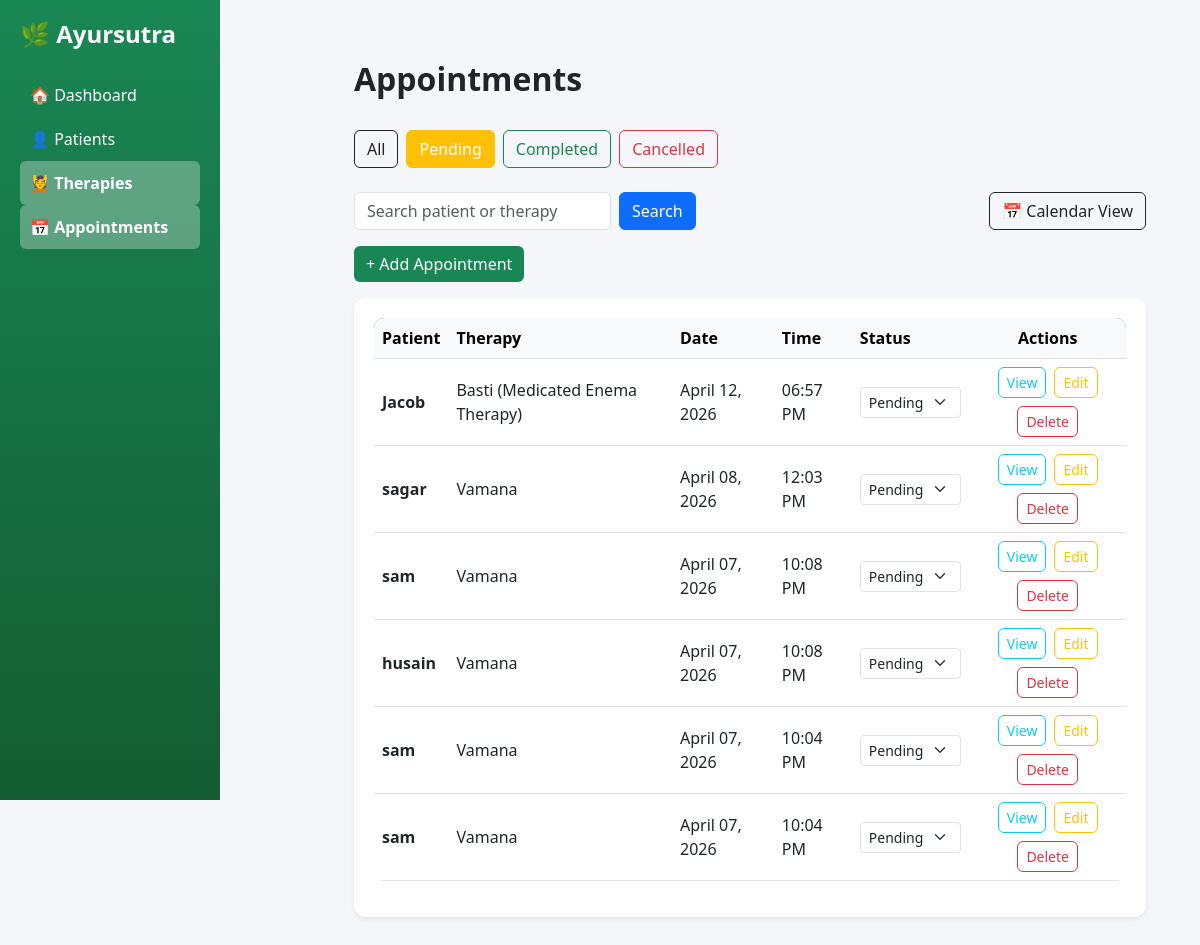
Page /therapies/appointments/?status=PENDING on the committed database.
### therapies/models.py (models this page shows, shortened)
class Appointment(models.Model):
    STATUS_CHOICES = [
        ('PENDING', 'Pending'),
        ('COMPLETED', 'Completed'),
        ('CANCELLED', 'Cancelled'),
    ]
    patient = models.ForeignKey(Patient, on_delete=models.CASCADE, related_name="therapy_appointments")
    therapy = models.ForeignKey(Therapy, on_delete=models.CASCADE)
    date = models.DateTimeField()
    time = models.TimeField()
    status = models.CharField(
        max_length=10,
        choices=STATUS_CHOICES,
        default='PENDING'
    )
    doctor_notes = models.TextField(blank=True, null=True)

class Therapy(models.Model):
    therapy_name = models.CharField(max_length=100)
    duration = models.IntegerField(help_text="Duration in minutes")
    description = models.TextField()
    precautions = models.TextField(blank=True)
    def __str__(self):
        return self.therapy_name

### patients/models.py (models this page shows, shortened)
class Patient(models.Model):
    GENDER_CHOICES = [
        ('Male', 'Male'),
        ('Female', 'Female'),
        ('Prefer not to say', 'Prefer not to say'),
    ]
    name = models.CharField(max_length=100)
    age = models.IntegerField()
    gender = models.CharField(max_length=25, choices=GENDER_CHOICES)
    phone = models.CharField(max_length=10, validators=[phone_validator])
    user = models.OneToOneField(User, on_delete=models.CASCADE, related_name='patient')
    name = models.CharField(max_length=100)
    phone = models.CharField(max_length=15)
    email = models.EmailField(blank=True, null=True)
    def __str__(self):
        return self.name

### therapies/views.py (the view)
# urls.py: path('appointments/', views.appointment_list, name='appointments'),
def appointment_list(request):
    status_filter = request.GET.get('status')
    query = request.GET.get('q')
    appointments = Appointment.objects.all().order_by('-date', '-time')
    if status_filter:
        appointments = appointments.filter(status=status_filter)
    if query:
     appointments = appointments.filter(
        Q(patient__name__icontains=query) |
        Q(therapy__therapy_name__icontains=query)
    )
    return render(request, 'therapies/appointment_list.html', {
        'appointments': appointments,
        'status_filter': status_filter,
        'query': query
    })

### templates/therapies/appointment_list.html (shortened to what this page needs)
{% extends 'base.html' %}
{% block content %}
<div class="main-content px-4">
    <div class="d-flex justify-content-between align-items-center mb-4">
        <h2>Appointments</h2>
    </div>
    <div class="mb-4 d-flex flex-wrap gap-2">
        <a href="{% url 'appointments' %}"
           class="btn {% if not status_filter %}btn-dark{% else %}btn-outline-dark{% endif %}">
           All
        </a>
        <a href="?status=PENDING"
           class="btn {% if status_filter == 'PENDING' %}btn-warning{% else %}btn-outline-warning{% endif %}">
           Pending
        </a>
        <a href="?status=COMPLETED"
           class="btn {% if status_filter == 'COMPLETED' %}btn-success{% else %}btn-outline-success{% endif %}">
           Completed
        </a>
        <a href="?status=CANCELLED"
           class="btn {% if status_filter == 'CANCELLED' %}btn-danger{% else %}btn-outline-danger{% endif %}">
           Cancelled
        </a>
    </div>
    <div class="d-flex justify-content-between align-items-center mb-3 flex-wrap gap-2">
        <form method="GET" class="d-flex">
            <input type="text" name="q" value="{{ query|default:'' }}"
                   class="form-control me-2" placeholder="Search patient or therapy">
            <button class="btn btn-primary">Search</button>
        </form>
        <a href="{% url 'appointment_calendar' %}" class="btn btn-outline-dark">
            📅 Calendar View
        </a>
    </div>
    <a href="{% url 'add_appointment' %}" class="btn btn-success mb-3">
        + Add Appointment
    </a>
    <div class="card shadow-sm">
        <div class="card-body">
            {% if appointments %}
            <div class="table-responsive">
                <table class="table table-hover align-middle">
                    <thead class="table-light">
                        <tr>
                            <th>Patient</th>
                            <th>Therapy</th>
                            <th>Date</th>
                            <th>Time</th>
                            <th>Status</th>
                            <th class="text-center">Actions</th>
                        </tr>
                    </thead>
                    <tbody>
                        {% for appt in appointments %}
                        <tr>
                            <td class="fw-semibold">{{ appt.patient }}</td>
                            <td>{{ appt.therapy }}</td>
                            <td>{{ appt.date|date:"F d, Y" }}</td>
                            <td>{{ appt.time|time:"h:i A" }}</td>
                            <td>
                                <form method="POST" action="{% url 'update_status' appt.id %}">
                                    <select name="status" onchange="this.form.submit()" class="form-select form-select-sm">
                                        <option value="PENDING" {% if appt.status == "PENDING" %}selected{% endif %}>Pending</option>
                                    </select>
                                </form>
                            </td>
                            <td class="text-center">
                                <div class="d-flex justify-content-center gap-2 flex-wrap">
                                    <a href="{% url 'appointment_detail' appt.id %}" class="btn btn-sm btn-outline-info">View</a>
                                    <a href="{% url 'appointment_edit' appt.id %}" class="btn btn-sm btn-outline-warning">Edit</a>
                                    <a href="{% url 'appointment_delete' appt.id %}"
                                       class="btn btn-sm btn-outline-danger"
                                       onclick="return confirm('Are you sure you want to delete this appointment?');">
                                       Delete
                                    </a>
                                </div>
                            </td>
                        </tr>
                        {% endfor %}
                    </tbody>
                </table>
            </div>
            {% else %}
                <div class="text-center p-4">
                    <h5>No appointments found</h5>
                    <p class="text-muted">Try changing filters</p>
                </div>
            {% endif %}
        </div>
    </div>
</div>
{% endblock %}

### patients/static/patients/css/style.css (style rules this page uses)
body { font-family: 'Segoe UI', Tahoma, Geneva, Verdana, sans-serif; background-color: #f4f6f9; margin: 0; }
.main-content { margin-left: 220px; padding: 30px; }
.card { border: none; border-radius: 12px; box-shadow: 0 4px 12px rgba(0,0,0,0.08); }
.card-body { padding: 20px; }
.table { border-radius: 10px; overflow: hidden; }
.table thead { background-color: #198754; color: white; }
.btn { border-radius: 6px; transition: 0.2s ease; }
.btn-success { background-color: #198754; border: none; }
.btn-warning { color: white; }
h2 { font-weight: 600; }
form input, form textarea { border-radius: 6px !important; padding: 8px; }
form select { border-radius: 6px; padding: 8px; appearance: auto; -webkit-appearance: menulist; -moz-appearance: menulist; cursor: pointer; }
.card, .btn { transition: all 0.2s ease-in-out; }
select { appearance: none; -webkit-appearance: none; -moz-appearance: none; }
.main-content { overflow-x: auto; }

### templates/therapies/appointment_list.html (style rules this page uses)
.main-content { margin-left: 150px; width: calc(100% - 150px); padding: 30px; }

### rows in the picture
Appointment: patient "Jacob", therapy "Basti (Medicated Enema Therapy)", date "April 12, 2026", time "06:57 PM", status "Pending"
Appointment: patient "sagar", therapy "Vamana", date "April 08, 2026", time "12:03 PM", status "Pending"
Appointment: patient "sam", therapy "Vamana", date "April 07, 2026", time "10:08 PM", status "Pending"
Appointment: patient "husain", therapy "Vamana", date "April 07, 2026", time "10:08 PM", status "Pending"
Appointment: patient "sam", therapy "Vamana", date "April 07, 2026", time "10:04 PM", status "Pending"
Appointment: patient "sam", therapy "Vamana", date "April 07, 2026", time "10:04 PM", status "Pending"
